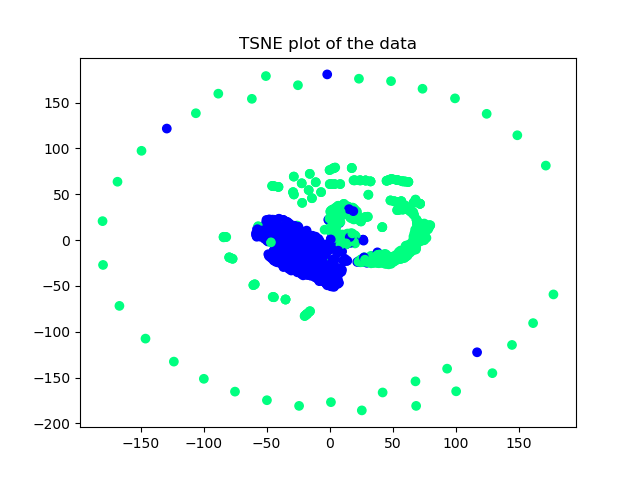

The Python source for this figure:
import numpy as np
from sklearn.manifold import TSNE
import matplotlib.pyplot as plt
from mpl_toolkits.mplot3d import Axes3D

# Read in the input
print "Reading the CSV file"
def load_data():
    train_data = np.genfromtxt('mental-state.csv', dtype=np.float32, delimiter=',')
    X_raw = train_data[:, :-1].astype(np.float32)
    y = train_data[:, -1].astype(np.int32)
    return X_raw, y

[X_raw,y] = load_data()
print(X_raw, y)
print(("Number of samples before removing class 1: " + str(X_raw.shape[0])))

# Remove one class label to make it binary
X_raw = np.delete(X_raw, np.where((y==1)), axis=0)
y = np.delete(y, np.where((y==1)), axis=0)/2

print(X_raw, y)
print(("Number of samples after removing class 1: " + str(X_raw.shape[0])))

# Remove the infinity values
X_raw[np.where(np.isinf(X_raw))] = 0

# Run TSNE
X_embedded = TSNE(n_components=2, perplexity=50, n_iter=2000).fit_transform(X_raw)

# Plot TSNE
fig = plt.figure()

plt.scatter(X_embedded[:,0], X_embedded[:,1], c=y, cmap='winter')
plt.title(('TSNE plot of the data'))
plt.savefig('tsne.png')
